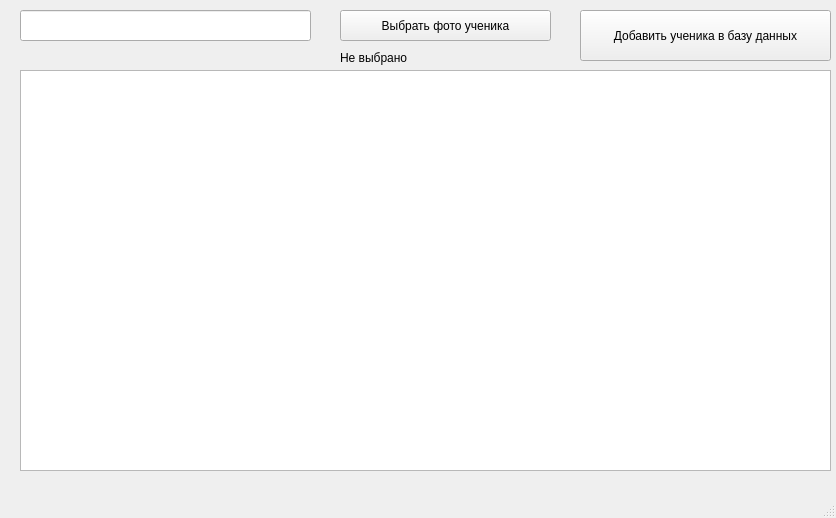
<?xml version="1.0" encoding="UTF-8"?>
<ui version="4.0">
 <class>MainWindow</class>
 <widget class="QMainWindow" name="MainWindow">
  <property name="geometry">
   <rect>
    <x>0</x>
    <y>0</y>
    <width>836</width>
    <height>518</height>
   </rect>
  </property>
  <property name="windowTitle">
   <string>MainWindow</string>
  </property>
  <widget class="QWidget" name="centralwidget">
   <widget class="QPushButton" name="take_photo">
    <property name="geometry">
     <rect>
      <x>340</x>
      <y>10</y>
      <width>211</width>
      <height>31</height>
     </rect>
    </property>
    <property name="text">
     <string>Выбрать фото ученика</string>
    </property>
   </widget>
   <widget class="QPushButton" name="add_student">
    <property name="geometry">
     <rect>
      <x>580</x>
      <y>10</y>
      <width>251</width>
      <height>51</height>
     </rect>
    </property>
    <property name="text">
     <string>Добавить ученика в базу данных</string>
    </property>
   </widget>
   <widget class="QLineEdit" name="name_student">
    <property name="geometry">
     <rect>
      <x>20</x>
      <y>10</y>
      <width>291</width>
      <height>31</height>
     </rect>
    </property>
   </widget>
   <widget class="QTableWidget" name="table_of_students">
    <property name="geometry">
     <rect>
      <x>20</x>
      <y>70</y>
      <width>811</width>
      <height>401</height>
     </rect>
    </property>
   </widget>
   <widget class="QLabel" name="label">
    <property name="geometry">
     <rect>
      <x>340</x>
      <y>50</y>
      <width>121</width>
      <height>16</height>
     </rect>
    </property>
    <property name="text">
     <string>Не выбрано</string>
    </property>
   </widget>
  </widget>
  <widget class="QMenuBar" name="menubar">
   <property name="geometry">
    <rect>
     <x>0</x>
     <y>0</y>
     <width>836</width>
     <height>22</height>
    </rect>
   </property>
  </widget>
  <widget class="QStatusBar" name="statusbar"/>
 </widget>
 <resources/>
 <connections/>
</ui>
